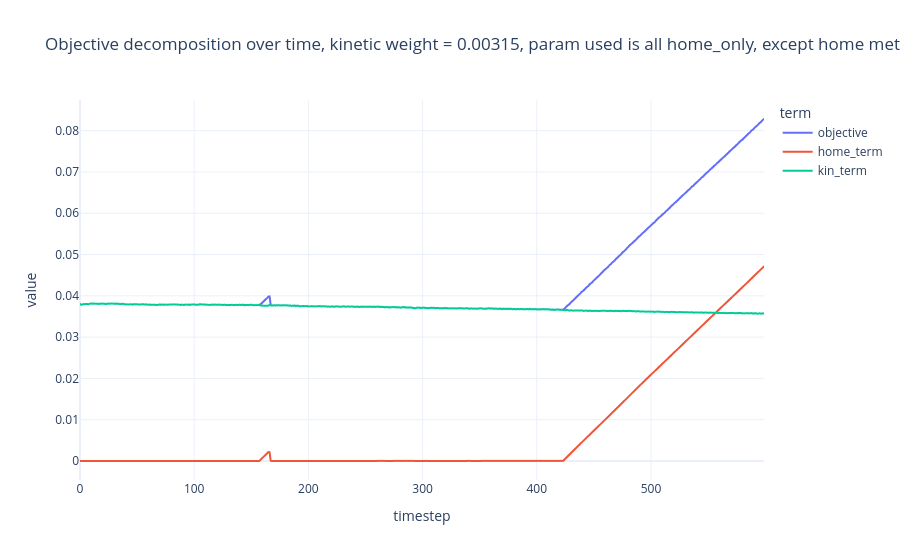

The notebook cell saved with this chart:
### Code cell
df_obj = pd.DataFrame({
    "timestep": range(len(obj_val_arr)),
    "objective": obj_val_arr,
    "home_term": home_term_arr * objective_weights["homeostatic"],
    "kin_term": np.asarray(kin_term_arr) * objective_weights["kinetics"],
})

long = df_obj.melt(id_vars="timestep", var_name="term", value_name="value")

fig = px.line(
    long, x="timestep", y="value", color="term",
    title=f"Objective decomposition over time, kinetic weight = {objective_weights["kinetics"]}, param used is all home_only, except home met count"
)
fig.update_layout(template="plotly_white", hovermode="x unified")
fig.show()

### Figure 1 — Plotly figure (JSON) as saved in the notebook; plotly's stock layout.template omitted (floating-point values rounded to 4 significant figures; data arrays with more than 128 entries replaced by an {"elided": "..."} marker saying what was removed)
{"data": [{"hovertemplate": "term=objective<br>timestep=%{x}<br>value=%{y}<extra></extra>", "legendgroup": "objective", "line": {"color": "#636efa", "dash": "solid"}, "marker": {"symbol": "circle"}, "mode": "lines", "name": "objective", "showlegend": true, "x": {"elided": "600 int values"}, "xaxis": "x", "y": {"elided": "600 float values"}, "yaxis": "y", "type": "scattergl"}, {"hovertemplate": "term=home_term<br>timestep=%{x}<br>value=%{y}<extra></extra>", "legendgroup": "home_term", "line": {"color": "#EF553B", "dash": "solid"}, "marker": {"symbol": "circle"}, "mode": "lines", "name": "home_term", "showlegend": true, "x": {"elided": "600 int values"}, "xaxis": "x", "y": {"elided": "600 float values"}, "yaxis": "y", "type": "scattergl"}, {"hovertemplate": "term=kin_term<br>timestep=%{x}<br>value=%{y}<extra></extra>", "legendgroup": "kin_term", "line": {"color": "#00cc96", "dash": "solid"}, "marker": {"symbol": "circle"}, "mode": "lines", "name": "kin_term", "showlegend": true, "x": {"elided": "600 int values"}, "xaxis": "x", "y": {"elided": "600 float values"}, "yaxis": "y", "type": "scattergl"}], "layout": {"xaxis": {"anchor": "y", "domain": [0.0, 1.0], "title": {"text": "timestep"}}, "yaxis": {"anchor": "x", "domain": [0.0, 1.0], "title": {"text": "value"}}, "legend": {"title": {"text": "term"}, "tracegroupgap": 0}, "title": {"text": "Objective decomposition over time, kinetic weight = 0.00315, param used is all home_only, except home met count"}, "hovermode": "x unified"}}
